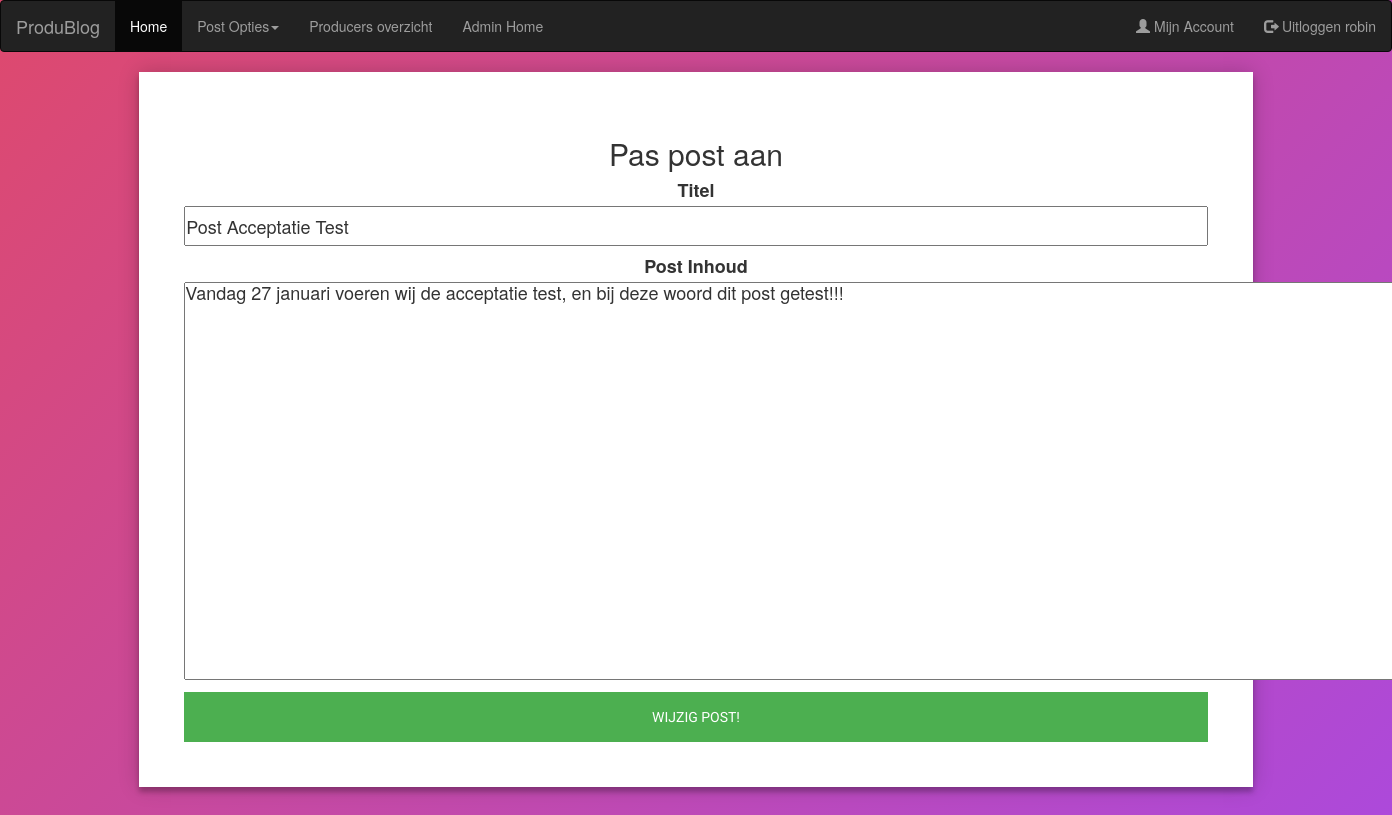
The app's page /Produblog/editpost.php?id=36 (signed in) with its own data.
### tables this page shows
CREATE TABLE `users` (
  `idUsers` int(11) NOT NULL,
  `username` varchar(255) DEFAULT NULL,
  `password` varchar(255) DEFAULT NULL,
  `usertype` varchar(32) DEFAULT NULL,
  `email` varchar(255) DEFAULT NULL,
  `date` date DEFAULT NULL
);

CREATE TABLE `post` (
  `idPost` int(11) NOT NULL,
  `idUsers` int(11) NOT NULL,
  `postname` varchar(64) DEFAULT NULL,
  `postcontent` longtext NOT NULL,
  `file_ops` varchar(255) DEFAULT NULL,
  `datum` date DEFAULT NULL,
  `admin_post` tinyint(1) DEFAULT NULL
);

### Produblog/assets/includes/include.php (called while the page is built, shortened)
<?php
  require_once('header.php');
  require_once('functions/functions.php');
  ?>

### Produblog/assets/includes/functions/functions.php (called while the page is built, shortened)
<?php
function getPost($id = null){
$input_parameters = array();
$con = getDBConnection();
$sql = "SELECT * FROM post";
if($id != null ){
$sql .= " WHERE idPost=? ORDER BY idPost DESC ";
array_push($input_parameters , $id);
}
$stmt = $con->prepare($sql);
$stmt->execute($input_parameters);
return $id != null ? $stmt->fetch() : $stmt->fetchAll();
}
function html($text){
    return htmlspecialchars($text, ENT_QUOTES | ENT_SUBSTITUTE, 'UTF-8');
}
?>

### Produblog/editpost.php (the view)
<?php
 require_once('assets/includes/include.php');
 $id = $_GET["id"];
if(isset($_SESSION['usertype']) && ( ($_SESSION['usertype'] == 'producer')  or ($_SESSION['usertype'] == 'admin') ) ){
	$post = getPost($id);
	echo"
		<div class='postcre'>
			<div class='content'>
			<h2>Pas post aan</h2>
				<form action='ac_post.php' method='POST'>
					<input type='hidden' name='id' value='".html($post->idPost)."' >
					<h4><label>Titel</label><br>
					<input type='text' name='postname' style='width:100%;height:40px' value='".html($post->postname)."'></h4>
					<h4><label>Post Inhoud</label><br>
					<textarea name='postcontent' id='textarea1' class='mceEditor' cols='120' rows='20'>".html($post->postcontent)."</textarea></h4>
					<input class= 'insert_btn' type='submit' value='Wijzig Post!' name='Update'>
				</form>
			</div>
		</div>
	";
}else{
	echo"
		you do not have access to this page
		<h3 class='loginText'><a class='loginText' href='home.php'>Go home</a></h3>
	";
}
?>

### Produblog/assets/includes/header.php (shortened to what this page needs)
<!DOCTYPE html>
<html lang="en">
<head>
  <link rel="stylesheet" href="assets/css/style.css">
  <link rel="stylesheet" href="https://maxcdn.bootstrapcdn.com/bootstrap/3.4.1/css/bootstrap.min.css">
</head>
<nav class="navbar navbar-inverse">
<?php
	$con = getDBConnection();
		if(isset($_SESSION['idUsers'])){
			$query = "SELECT idUsers, username, email, usertype FROM users WHERE idUsers = :idUsers";
			$user =  $con->prepare($query);
			$user->bindValue(':idUsers', $_SESSION['idUsers']);
			$user->execute();
			$result = $user->fetch(PDO::FETCH_ASSOC);
			echo"
			  <div class='container-fluid'>
				<div class='navbar-header'>
				  <a class='navbar-brand' href='home.php'>ProduBlog</a>
				</div>
				<ul class='nav navbar-nav'>
				  <li class='active'><a href='home.php'>Home</a></li>
			";
			if(isset($_SESSION['usertype']) && ( ($_SESSION['usertype'] == 'producer')  or ($_SESSION['usertype'] == 'admin') ) ){
				echo"  <li class='dropdown'><a class='dropdown-toggle' data-toggle='dropdown' href='#''>Post Opties<span class='caret'></span></a>
					<ul class='dropdown-menu'>
				  <li><a href='mijnposts.php?id=".$_SESSION['idUsers']."'>Mijn Posts</a></li>
				  <li><a href='producer_posts_create.php'>Creëer Post</a></li>
				  </ul>
				  </li>
				";
			  }
			  echo"
				  <li><a href='produceroverzicht.php'>Producers overzicht</a></li>
			";
			  if(isset($_SESSION['usertype']) && $_SESSION['usertype'] == 'admin'){
				echo "  <li><a href='admin_home.php'>Admin Home</a></li> ";
			  }
			echo"
				</ul>
					<ul class='nav navbar-nav navbar-right'>
						<li><a href='mijnaccount.php'><span class='glyphicon glyphicon-user'></span> Mijn Account</a></li>
						<li><a href='logout.php'><span class='glyphicon glyphicon-log-out'></span> Uitloggen ".$result['username']."</a></li>
					</ul>
			</div>
			";
		}
?>
</nav>
<body>

### Produblog/assets/css/style.css (style rules this page uses)
* { margin: 0px; padding: 0px; }
body { background-image: url("../assets/images/produbg.jpg"); font-size: 120%; background: rgb(222,73,109); background: -moz-linear-gradient(-45deg, rgba(222,73,109,1) 0%, rgba(171,73,222,1) 100%); background: -webkit-gradient(linear, left top, right bottom, color-stop(0%,rgba(222,73,109,1)), color-stop(100%,rgba(171,73,222,1))); background: -webkit-linear-gradient(-45deg, rgba(222,73,109,1) 0%,rgba(171,73,222,1) 100%); background: -o-linear-gradient(-45deg, rgba(222,73,109,1) 0%,rgba(171,73,222,1) 100%); background: -ms-linear-gradient(-45deg, rgba(222,73,109,1) 0%,rgba(171,73,222,1) 100%); background: linear-gradient(135deg, rgba(222,73,109,1) 0%,rgba(171,73,222,1) 100%); font-family: "Roboto", sans-serif; -webkit-font-smoothing: antialiased; -moz-osx-font-smoothing: grayscale; }
.postcre { position: relative; z-index: 1; background: #FFFFFF; max-width: 80%; margin: 0 auto 100px; padding: 45px; text-align: center; box-shadow: 0 0 20px 0 rgba(0, 0, 0, 0.2), 0 5px 5px 0 rgba(0, 0, 0, 0.24); }
.postcre .insert_btn { font-family: "Roboto", sans-serif; text-transform: uppercase; outline: 0; background: #4CAF50; width: 100%; border: 0; padding: 15px; color: #FFFFFF; font-size: 14px; -webkit-transition: all 0.3 ease; transition: all 0.3 ease; cursor: pointer; }

### records on screen
users: username "robin"
post: postname "Post Acceptatie Test", postcontent "Vandag 27 januari voeren wij de acceptatie test, en bij deze woord dit post getest!!!"
